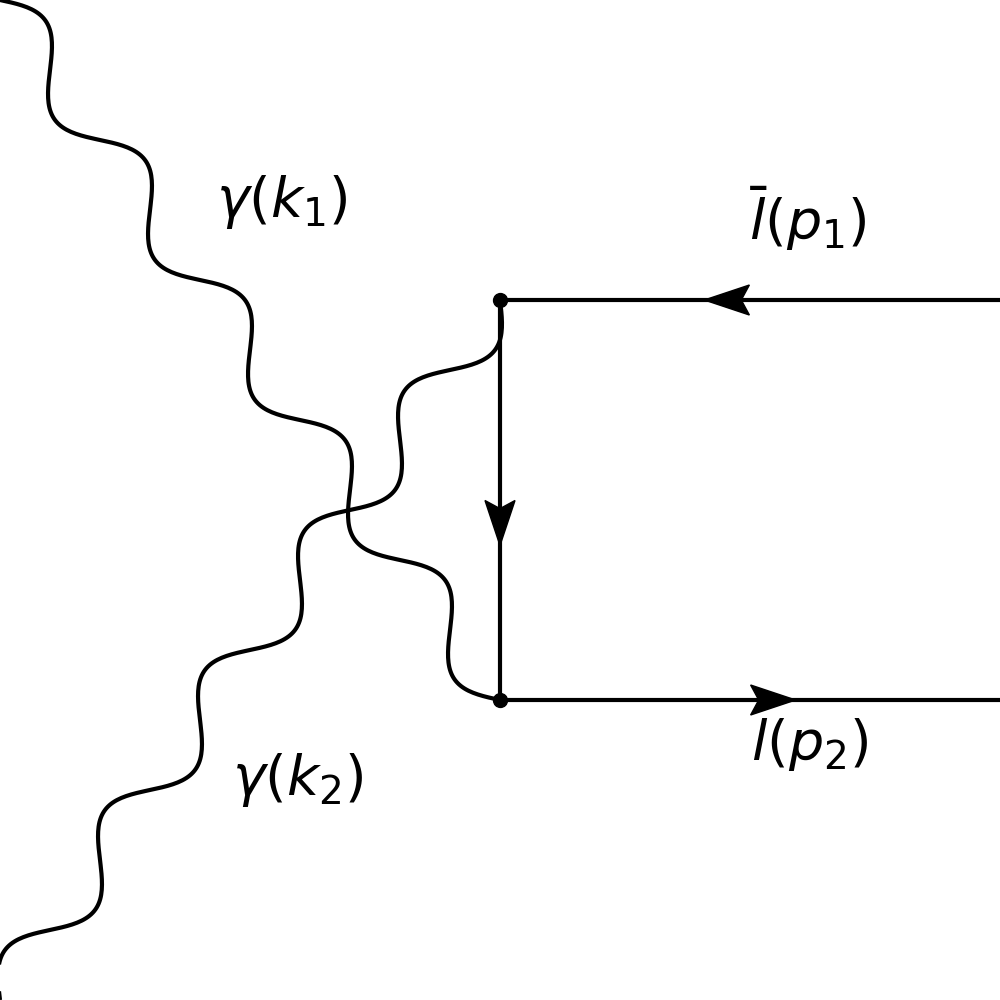

Write Python code to recreate this figure.
import matplotlib.pyplot as plt
from feynman import Diagram

fig = plt.figure(figsize=(10.0, 10.0))
ax = fig.add_axes([0, 0, 1, 1], frameon=False)

diagram = Diagram(ax)
inB = diagram.vertex(xy=(0, 1), marker="")
inG = diagram.vertex(xy=(0, 0), marker="")
vB = diagram.vertex(xy=(0.5, 0.7))
vG = diagram.vertex(xy=(0.5, 0.3))
outQ = diagram.vertex(xy=(1, 0.7), marker="")
outQb = diagram.vertex(xy=(1, 0.3), marker="")

b = diagram.line(inB, vG, style="wiggly")
g = diagram.line(inG, vB, style="wiggly")
outQ = diagram.line(outQ, vB)
t = diagram.line(vB, vG)
outQb = diagram.line(vG, outQb)

b.text(r"$\gamma(k_1)$", t=0.35, y=0.05, fontsize=40)
outQ.text(r"$\bar l(p_1)$", t=0.5, fontsize=40)
outQb.text(r"$l(p_2)$", t=0.5, fontsize=40)
g.text(r"$\gamma(k_2)$", t=0.35, y=-0.07, fontsize=40)

diagram.plot()
# plt.show()
plt.savefig("lo-u.png")
